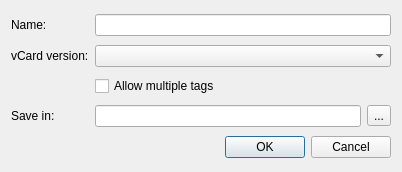
<?xml version="1.0" encoding="UTF-8"?>
<ui version="4.0">
 <class>NewProjectDialog</class>
 <widget class="QDialog" name="NewProjectDialog">
  <property name="geometry">
   <rect>
    <x>0</x>
    <y>0</y>
    <width>402</width>
    <height>172</height>
   </rect>
  </property>
  <property name="windowTitle">
   <string>Dialog</string>
  </property>
  <layout class="QGridLayout" name="gridLayout">
   <item row="0" column="0">
    <widget class="QLabel" name="label">
     <property name="text">
      <string>Name:</string>
     </property>
    </widget>
   </item>
   <item row="0" column="1" colspan="2">
    <widget class="QLineEdit" name="nameLineEdit"/>
   </item>
   <item row="1" column="0">
    <widget class="QLabel" name="label_2">
     <property name="text">
      <string>vCard version:</string>
     </property>
    </widget>
   </item>
   <item row="1" column="1" colspan="2">
    <widget class="QComboBox" name="versionComboBox"/>
   </item>
   <item row="2" column="1" colspan="2">
    <widget class="QCheckBox" name="allowMultipleTagsCheckBox">
     <property name="text">
      <string>Allow multiple tags</string>
     </property>
    </widget>
   </item>
   <item row="4" column="0" colspan="3">
    <widget class="QDialogButtonBox" name="buttonBox">
     <property name="orientation">
      <enum>Qt::Horizontal</enum>
     </property>
     <property name="standardButtons">
      <set>QDialogButtonBox::Cancel|QDialogButtonBox::Ok</set>
     </property>
    </widget>
   </item>
   <item row="3" column="0">
    <widget class="QLabel" name="label_3">
     <property name="text">
      <string>Save in:</string>
     </property>
    </widget>
   </item>
   <item row="3" column="1">
    <widget class="QLineEdit" name="saveInLineEdit"/>
   </item>
   <item row="3" column="2">
    <widget class="QToolButton" name="browseToolButton">
     <property name="text">
      <string>...</string>
     </property>
    </widget>
   </item>
  </layout>
 </widget>
 <resources/>
 <connections>
  <connection>
   <sender>buttonBox</sender>
   <signal>accepted()</signal>
   <receiver>NewProjectDialog</receiver>
   <slot>accept()</slot>
   <hints>
    <hint type="sourcelabel">
     <x>248</x>
     <y>254</y>
    </hint>
    <hint type="destinationlabel">
     <x>157</x>
     <y>274</y>
    </hint>
   </hints>
  </connection>
  <connection>
   <sender>buttonBox</sender>
   <signal>rejected()</signal>
   <receiver>NewProjectDialog</receiver>
   <slot>reject()</slot>
   <hints>
    <hint type="sourcelabel">
     <x>316</x>
     <y>260</y>
    </hint>
    <hint type="destinationlabel">
     <x>286</x>
     <y>274</y>
    </hint>
   </hints>
  </connection>
 </connections>
</ui>
